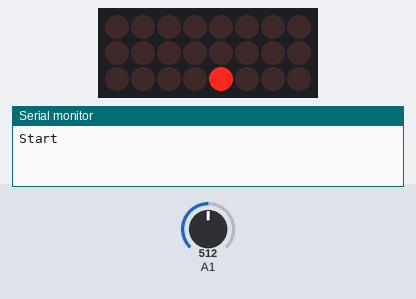
Bench run of a sketch on a simulated Arduino Uno, built with avr-gcc and run on an emulated ATmega328P. Shown: 8×3 LED matrix, the last lines printed to the serial monitor. Wiring (inferred from the names in the program): LED matrix (orientation assumed): rows pin 18, pin 12, pin 16; columns pin 6, pin 11, pin 10, pin 3, pin 17, pin 4, pin 8, pin 9. Inputs (shaded band) come from the test bench; at power-on: A1 = 512. Random numbers use the default seed unless the sketch sets one.

Above: at 1.2 s.
1.3 s: A1 set to 716
At 1.7 s:
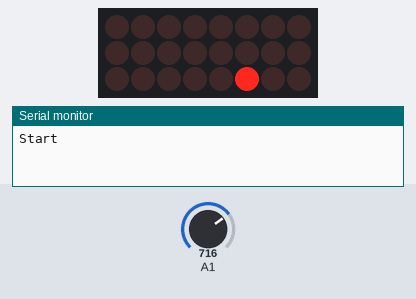
2.8 s: A1 set to 122
At 4.1 s:
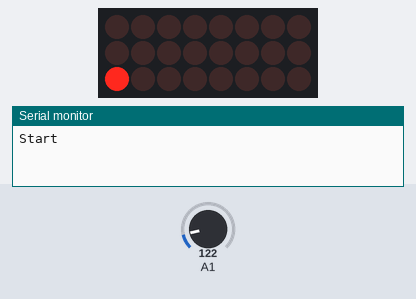
5.8 s: A1 set to 138
At 7.8 s:
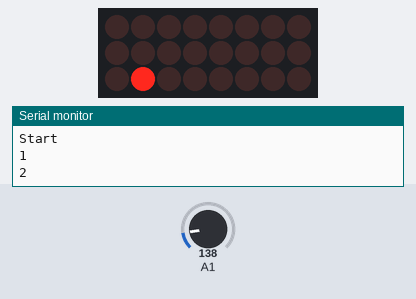
8.8 s: A1 set to 306
At 9.8 s:
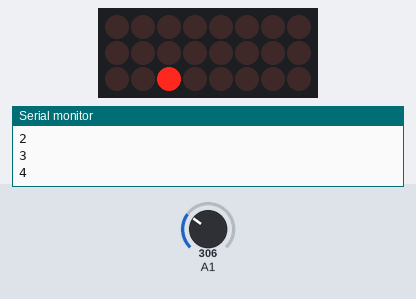
11.8 s: A1 set to 511
At 12.1 s:
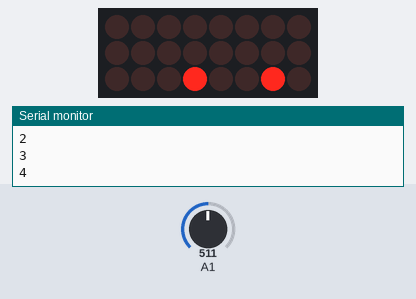
14.8 s: A1 set to 900
At 19.2 s:
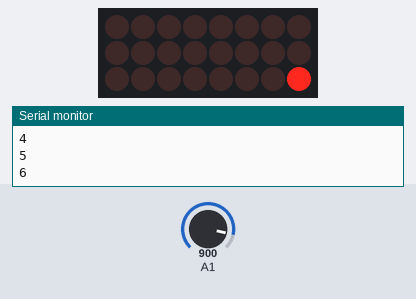
Timing chart, 0 to 20.7 s (numbered marks = the images above; inputs shaded):
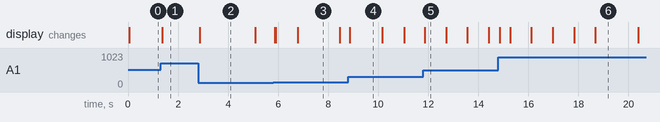

The sketch:

0809HW.ino
```cpp
int row[8] = {2, 7, 19, 5, 13, 18, 12, 16};
int col[8] = {6, 11, 10, 3, 17, 4, 8, 9};

int ground[8][8] = {
  {0, 0, 0, 0, 0, 0, 0, 0},
  {0, 0, 0, 0, 0, 0, 0, 0},
  {0, 0, 0, 0, 0, 0, 0, 0},
  {0, 0, 0, 0, 0, 0, 0, 0},
  {0, 0, 0, 0, 0, 0, 0, 0},
  {0, 0, 0, 0, 0, 0, 0, 0},
  {0, 0, 0, 0, 0, 0, 0, 0},
  {0, 0, 0, 0, 0, 0, 0, 0}
};

int t = 0;
int s = 0;
int r = 0;
int temp_pos = 0;
int point = 0;
boolean point_w = true;

void setup(){
  Serial.begin(9600);
  Serial.println("Start "+point);
  for(int i = 0; i <8; i ++){
    pinMode(col[i], OUTPUT);
    pinMode(row[i], OUTPUT);
  }
}
void clear(){
  for(int k = 0; k < 8; k++){
    digitalWrite(row[k],HIGH);
    digitalWrite(col[k],LOW);
  }
}
void loop(){
  r=t%1000;
  //Serial.println(s);

  int pos = analogRead(A1)/128;
  //Serial.println(pos);

  if(r==0){
    point_w = true;
    //move rain
    for(int a = 7; a >= 0; a--){
      for(int b = 0; b < 8; b++){
        if(a==7){
          if(ground[a][b]==2 && ground[a-1][b]==1 && point_w == true){
            point_w = false;
            PointUp();
           }else{
            ground[a][b]=ground[a-1][b];
            }
        }else{
        ground[a][b]=ground[a-1][b];
        }
      }
   }
    //make rain
    for(int k = 0; k < 8; k++){
      ground[0][k]=0;
    }
    int v = random(0,8);
    ground[0][v]=1;
  }

  ground[7][temp_pos]=0;
  if(ground[7][pos]==1){
    PointUp();
  }else{
    ground[7][pos]=2;
  }
  //draw
  for(int j = 0; j < 8; j++){
    clear();
    digitalWrite(row[j],LOW);
    for(int i = 0; i < 8; i++){
      if(ground[j][i]==1) digitalWrite(col[i],HIGH);
      if(ground[j][i]==2) digitalWrite(col[i],HIGH);
    }
  }
  temp_pos=pos;
  t++;
}
void PointUp(){
    point++;
    Serial.println(point);
}
```

Measured:
- the behaviour switches between 127 and 128 on A1 (found by bisection; images 2 and 3)
- after the input at 1.3 s, the display: changes after 0.06 s (image 1)
- after the input at 2.8 s, the display: changes after 0.06 s (image 2)
- what the display in image 2 shows lasts 2.2 s, from 2.9 s to 5.1 s
- what the display in image 3 shows lasts 1.7 s, from 6.8 s to 8.5 s
- what the display in image 4 shows lasts 1.3 s, from 8.9 s to 10.2 s
- what the display in image 5 shows lasts 0.8 s, from 11.9 s to 12.7 s
